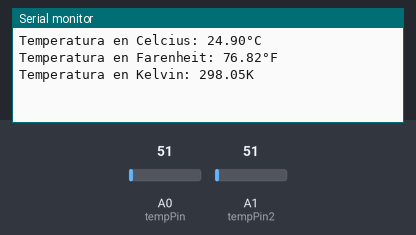
A sketch run on a simulated Arduino Uno, built with avr-gcc and run on an emulated ATmega328P. On the bench: the last lines printed to the serial monitor. The inputs (shaded band) are chosen by the test bench; at power-on: A0 (tempPin) = 51, A1 (tempPin2) = 51.

Above: at 1.2 s.
1.3 s: A0 (tempPin) set to 95
At 2.5 s:
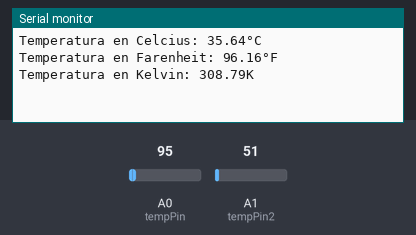
4.3 s: A0 (tempPin) set to 110
At 4.3 s:
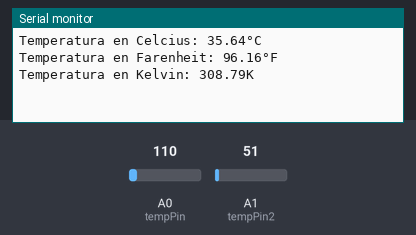
Timing chart, 0 to 7.3 s (numbered marks = the images above; inputs shaded):
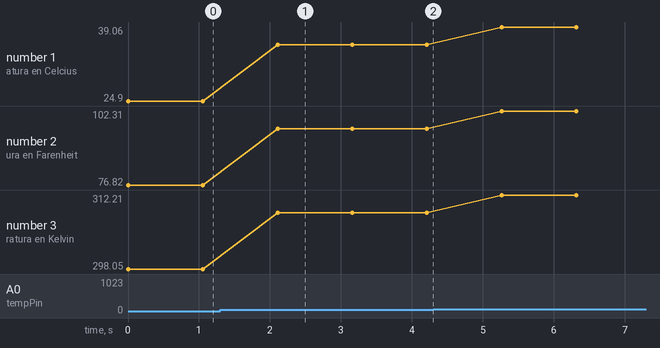

The sketch:

sensorTemperaturaLM35.ino
```cpp
int i;
int val;
int val2;
int tempPin=0;
int tempPin2=1;
float promedio=0.0;
float mV;
float cel;
float farH;
float kelvin;

void setup() {
  // put your setup code here, to run once:
  Serial.begin(9600);
}

void loop() {
  for(i=0 ; i<10 ; i++){
    val=analogRead(tempPin);
    val2=analogRead(tempPin2);
    promedio = (val + val2)/2;
    mV = ( promedio / 1024.0) * 5000;
    cel = mV / 10;
    farH = (cel * 9)/5 + 32;
    kelvin = cel + 273.15;
  }

  Serial.print("Temperatura en Celcius: ");
  Serial.print(cel);
  Serial.print("°C");
  Serial.print("       ");

  Serial.print("Temperatura en Farenheit: ");
  Serial.print(farH);
  Serial.print("°F");
  Serial.print("       ");

  Serial.print("Temperatura en Kelvin: ");
  Serial.print(kelvin);
  Serial.print("K");
  Serial.println();
  delay(1000);


}
```

Measured:
- after the input at 1.3 s, the serial monitor: prints a new line after 0.81 s (image 1)
- plotted number 1: 24.9 → 35.64 after the input at 1.3 s, 35.64 → 39.06 after the input at 4.3 s
- plotted number 2: 76.82 → 96.16 after the input at 1.3 s, 96.16 → 102.31 after the input at 4.3 s
- plotted number 3: 298.05 → 308.79 after the input at 1.3 s, 308.79 → 312.21 after the input at 4.3 s
